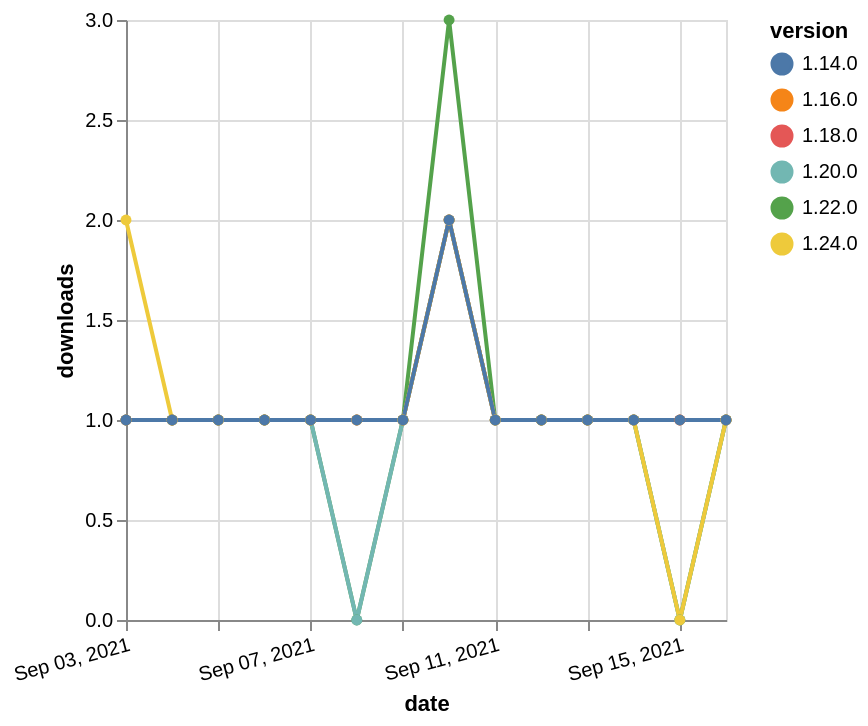

Write a Vega-Lite specification for this figure.
### Vega-Lite specification from a JSON file in a GitHub repository (floating-point values rounded to 4 significant figures)
{"$schema": "https://vega.github.io/schema/vega-lite/v5.json", "description": "A simple bar chart with embedded data.", "data": {"values": [{"date": "2021-09-03", "total": 181, "delta": 1, "version": "1.18.0"}, {"date": "2021-09-04", "total": 182, "delta": 1, "version": "1.18.0"}, {"date": "2021-09-05", "total": 183, "delta": 1, "version": "1.18.0"}, {"date": "2021-09-06", "total": 184, "delta": 1, "version": "1.18.0"}, {"date": "2021-09-07", "total": 185, "delta": 1, "version": "1.18.0"}, {"date": "2021-09-08", "total": 186, "delta": 1, "version": "1.18.0"}, {"date": "2021-09-09", "total": 187, "delta": 1, "version": "1.18.0"}, {"date": "2021-09-10", "total": 189, "delta": 2, "version": "1.18.0"}, {"date": "2021-09-11", "total": 190, "delta": 1, "version": "1.18.0"}, {"date": "2021-09-12", "total": 191, "delta": 1, "version": "1.18.0"}, {"date": "2021-09-13", "total": 192, "delta": 1, "version": "1.18.0"}, {"date": "2021-09-14", "total": 193, "delta": 1, "version": "1.18.0"}, {"date": "2021-09-15", "total": 194, "delta": 1, "version": "1.18.0"}, {"date": "2021-09-16", "total": 195, "delta": 1, "version": "1.18.0"}, {"date": "2021-09-03", "total": 173, "delta": 1, "version": "1.22.0"}, {"date": "2021-09-04", "total": 174, "delta": 1, "version": "1.22.0"}, {"date": "2021-09-05", "total": 175, "delta": 1, "version": "1.22.0"}, {"date": "2021-09-06", "total": 176, "delta": 1, "version": "1.22.0"}, {"date": "2021-09-07", "total": 177, "delta": 1, "version": "1.22.0"}, {"date": "2021-09-08", "total": 177, "delta": 0, "version": "1.22.0"}, {"date": "2021-09-09", "total": 178, "delta": 1, "version": "1.22.0"}, {"date": "2021-09-10", "total": 181, "delta": 3, "version": "1.22.0"}, {"date": "2021-09-11", "total": 182, "delta": 1, "version": "1.22.0"}, {"date": "2021-09-12", "total": 183, "delta": 1, "version": "1.22.0"}, {"date": "2021-09-13", "total": 184, "delta": 1, "version": "1.22.0"}, {"date": "2021-09-14", "total": 185, "delta": 1, "version": "1.22.0"}, {"date": "2021-09-15", "total": 185, "delta": 0, "version": "1.22.0"}, {"date": "2021-09-16", "total": 186, "delta": 1, "version": "1.22.0"}, {"date": "2021-09-03", "total": 155, "delta": 1, "version": "1.20.0"}, {"date": "2021-09-04", "total": 156, "delta": 1, "version": "1.20.0"}, {"date": "2021-09-05", "total": 157, "delta": 1, "version": "1.20.0"}, {"date": "2021-09-06", "total": 158, "delta": 1, "version": "1.20.0"}, {"date": "2021-09-07", "total": 159, "delta": 1, "version": "1.20.0"}, {"date": "2021-09-08", "total": 159, "delta": 0, "version": "1.20.0"}, {"date": "2021-09-09", "total": 160, "delta": 1, "version": "1.20.0"}, {"date": "2021-09-10", "total": 162, "delta": 2, "version": "1.20.0"}, {"date": "2021-09-11", "total": 163, "delta": 1, "version": "1.20.0"}, {"date": "2021-09-12", "total": 164, "delta": 1, "version": "1.20.0"}, {"date": "2021-09-13", "total": 165, "delta": 1, "version": "1.20.0"}, {"date": "2021-09-14", "total": 166, "delta": 1, "version": "1.20.0"}, {"date": "2021-09-15", "total": 166, "delta": 0, "version": "1.20.0"}, {"date": "2021-09-16", "total": 167, "delta": 1, "version": "1.20.0"}, {"date": "2021-09-03", "total": 196, "delta": 1, "version": "1.16.0"}, {"date": "2021-09-04", "total": 197, "delta": 1, "version": "1.16.0"}, {"date": "2021-09-05", "total": 198, "delta": 1, "version": "1.16.0"}, {"date": "2021-09-06", "total": 199, "delta": 1, "version": "1.16.0"}, {"date": "2021-09-07", "total": 200, "delta": 1, "version": "1.16.0"}, {"date": "2021-09-08", "total": 201, "delta": 1, "version": "1.16.0"}, {"date": "2021-09-09", "total": 202, "delta": 1, "version": "1.16.0"}, {"date": "2021-09-10", "total": 204, "delta": 2, "version": "1.16.0"}, {"date": "2021-09-11", "total": 205, "delta": 1, "version": "1.16.0"}, {"date": "2021-09-12", "total": 206, "delta": 1, "version": "1.16.0"}, {"date": "2021-09-13", "total": 207, "delta": 1, "version": "1.16.0"}, {"date": "2021-09-14", "total": 208, "delta": 1, "version": "1.16.0"}, {"date": "2021-09-15", "total": 209, "delta": 1, "version": "1.16.0"}, {"date": "2021-09-16", "total": 210, "delta": 1, "version": "1.16.0"}, {"date": "2021-09-03", "total": 117, "delta": 2, "version": "1.24.0"}, {"date": "2021-09-04", "total": 118, "delta": 1, "version": "1.24.0"}, {"date": "2021-09-05", "total": 119, "delta": 1, "version": "1.24.0"}, {"date": "2021-09-06", "total": 120, "delta": 1, "version": "1.24.0"}, {"date": "2021-09-07", "total": 121, "delta": 1, "version": "1.24.0"}, {"date": "2021-09-08", "total": 122, "delta": 1, "version": "1.24.0"}, {"date": "2021-09-09", "total": 123, "delta": 1, "version": "1.24.0"}, {"date": "2021-09-10", "total": 125, "delta": 2, "version": "1.24.0"}, {"date": "2021-09-11", "total": 126, "delta": 1, "version": "1.24.0"}, {"date": "2021-09-12", "total": 127, "delta": 1, "version": "1.24.0"}, {"date": "2021-09-13", "total": 128, "delta": 1, "version": "1.24.0"}, {"date": "2021-09-14", "total": 129, "delta": 1, "version": "1.24.0"}, {"date": "2021-09-15", "total": 129, "delta": 0, "version": "1.24.0"}, {"date": "2021-09-16", "total": 130, "delta": 1, "version": "1.24.0"}, {"date": "2021-09-03", "total": 236, "delta": 1, "version": "1.14.0"}, {"date": "2021-09-04", "total": 237, "delta": 1, "version": "1.14.0"}, {"date": "2021-09-05", "total": 238, "delta": 1, "version": "1.14.0"}, {"date": "2021-09-06", "total": 239, "delta": 1, "version": "1.14.0"}, {"date": "2021-09-07", "total": 240, "delta": 1, "version": "1.14.0"}, {"date": "2021-09-08", "total": 241, "delta": 1, "version": "1.14.0"}, {"date": "2021-09-09", "total": 242, "delta": 1, "version": "1.14.0"}, {"date": "2021-09-10", "total": 244, "delta": 2, "version": "1.14.0"}, {"date": "2021-09-11", "total": 245, "delta": 1, "version": "1.14.0"}, {"date": "2021-09-12", "total": 246, "delta": 1, "version": "1.14.0"}, {"date": "2021-09-13", "total": 247, "delta": 1, "version": "1.14.0"}, {"date": "2021-09-14", "total": 248, "delta": 1, "version": "1.14.0"}, {"date": "2021-09-15", "total": 249, "delta": 1, "version": "1.14.0"}, {"date": "2021-09-16", "total": 250, "delta": 1, "version": "1.14.0"}]}, "width": "container", "mark": {"type": "line", "point": {"filled": true}}, "encoding": {"x": {"field": "date", "type": "temporal", "timeUnit": "yearmonthdate", "title": "date", "axis": {"labelAngle": -15}}, "y": {"field": "delta", "type": "quantitative", "title": "downloads"}, "color": {"field": "version", "type": "nominal"}, "tooltip": {"field": "delta"}}}
